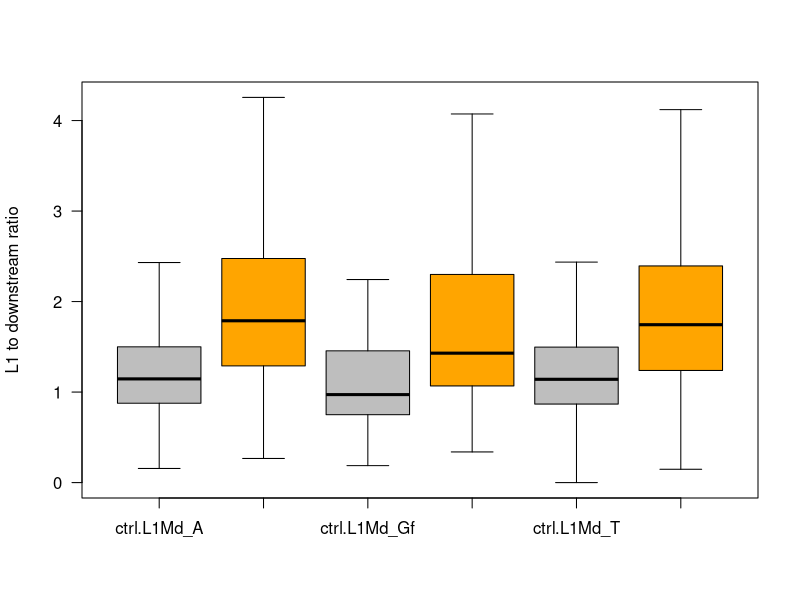

Recreate this plot in R.
library(dplyr)


##RPM counts from Seqmonk

l1 = read.delim('young_5kb_L1s.txt') %>%
	mutate(ctrl=H3K9me2_Untreated.unique/input_DNA_Untreated.unique,
			vitc=H3K9me2_VitC.unique/input_DNA_VitC.unique)
down = read.delim('downstream_5kb.txt') %>%
	mutate(ctrl=H3K9me2_Untreated.unique/input_DNA_Untreated.unique,
			vitc=H3K9me2_VitC.unique/input_DNA_VitC.unique)


##L1/downstream ratio

minr = l1$input_DNA_Untreated.unique>0.1 &
		l1$input_DNA_VitC.unique>0.1 &
		down$input_DNA_Untreated.unique>0.1 &
		down$input_DNA_VitC.unique>0.1

ratio = c(l1$ctrl[minr]/down$ctrl[minr],
		l1$vitc[minr]/down$vitc[minr])
subf = rep(l1$Probe[minr], 2)
cond = rep(c('ctrl','vitC'), each=sum(minr))


##boxplot ratio (Figure 3B)

boxplot(ratio ~ cond + subf, outline=F, lty=1, las=1,
	xlab='', ylab='L1 to downstream ratio', col=c('grey','orange'))

